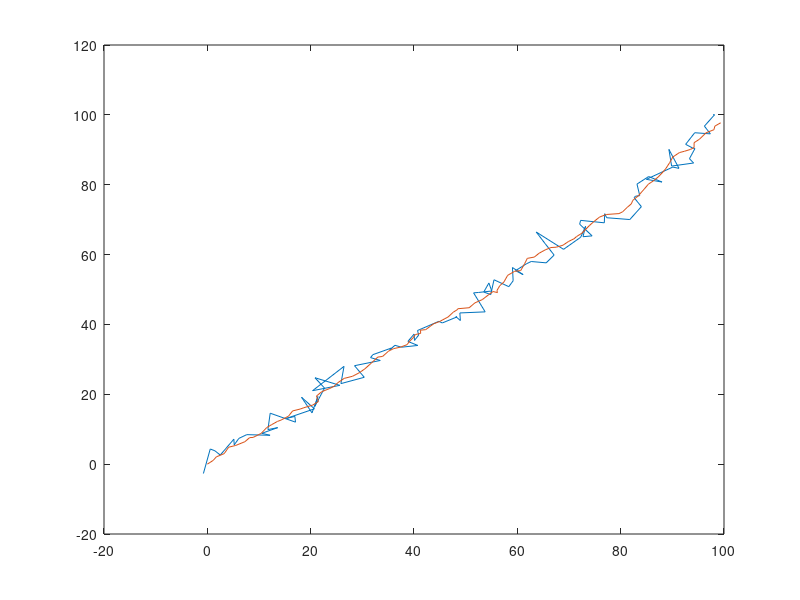

MATLAB code to generate this figure:
clear; clc; close all;

a = csvread('a.csv');
b = csvread('b.csv');
x = csvread('x.csv');
y = csvread('y.csv');

plot(a,b);
hold;
plot(x,y);

for i = 1:size(a,2)
    disp(i)
end